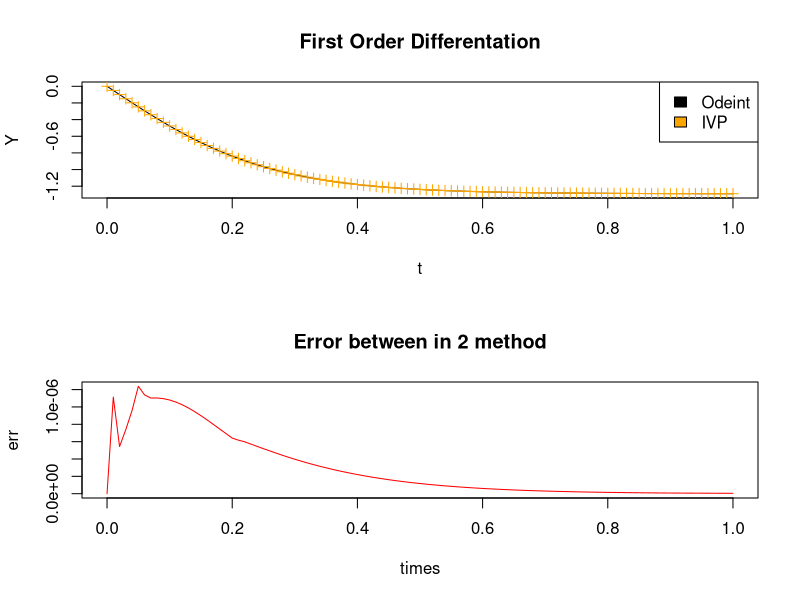

Source code (R):
require(lubridate)
require(deSolve)
f <- function(t,y,parms) {  
      dydt <- 3*y**2 - 5
      list(dydt)
}
y0 <- 0;
times <- seq(from=0,t=1,by=0.01)

start_odeint = now()
sol_odeint <- ode(y0,times,f,parms=NULL)
end_odeint = now()
par(mfrow = c(2, 1))
plot(times,sol_odeint[,2],type="l",main="First Order Differentation",xlab="t",ylab="Y")

start_ivp = now()
sol_ivp <- ode(y0,times,f,parms=NULL,method="rk4",)
end_ivp = now()

points(times,sol_ivp[,2],col="orange",pch=3)
legend("topright",legend=c("Odeint","IVP"),fill=c("black","orange"))

print(paste("Odeint R used in",end_odeint-start_odeint))
print(paste("Solve_ivp used in",end_ivp-start_ivp))

err = abs(sol_odeint[,2]-sol_ivp[,2])
plot(times,err,col="red",type="l",main="Error between in 2 method")
png("First_order.png")
dev.off()
